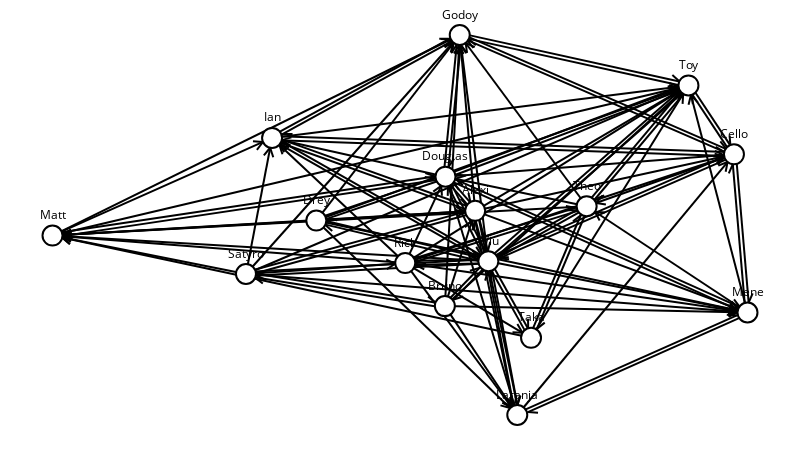

Notebook cell for this chart:
### Markdown cell above
### Questão 1

### Code cell
sn.show_graph(g, nlab=True)

### Figure 1 — Plotly figure (JSON) as saved in the notebook; plotly's stock layout.template omitted (floating-point values rounded to 4 significant figures; data arrays with more than 128 entries replaced by an {"elided": "..."} marker saying what was removed)
{"data": [{"hoverinfo": "none", "line": {"color": "rgb(0, 0, 0)", "width": 2}, "mode": "lines", "type": "scatter", "uid": "9e060852-1fb5-481f-bf1c-1eb82b42557e", "x": {"elided": "825 float values"}, "y": {"elided": "825 float values"}}, {"hoverinfo": "none", "marker": {"color": "rgb(255, 255, 255)", "line": {"color": "rgb(0, 0, 0)", "width": 2}, "size": 20}, "mode": "markers+text", "text": ["Toy", "Alexi", "Drey", "Bruno", "Cello", "Godoy", "Ian", "Matt", "Mene", "Theo", "Rick", "Taka", "Satyro", "Wiu", "Douglas", "Laranja"], "textfont": {"color": "rgb(0, 0, 0)"}, "textposition": "top center", "type": "scatter", "uid": "cb42398f-7091-46be-989c-603451a5f9d6", "x": [0.915, 0.6082, 0.3796, 0.5645, 0.9805, 0.586, 0.3159, 0, 1, 0.7686, 0.5075, 0.6886, 0.2784, 0.6271, 0.5655, 0.6687], "y": [0.8673, 0.5373, 0.5117, 0.2866, 0.6861, 1, 0.7291, 0.4721, 0.2698, 0.5493, 0.3998, 0.2032, 0.371, 0.4046, 0.6271, 0]}], "layout": {"height": 450, "margin": {"b": 0, "l": 0, "r": 0, "t": 0}, "showlegend": false, "width": 800, "xaxis": {"showgrid": false, "showticklabels": false, "zeroline": false}, "yaxis": {"showgrid": false, "showticklabels": false, "zeroline": false}}}
